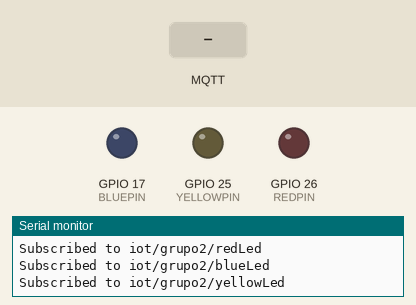
A sketch run on a simulated ESP32. Parts: output pins drawn as LEDs (lit = HIGH), the last lines printed to the serial monitor. The test bench sets the inputs (shaded band). WiFi joins after 1.5 s; servers stay silent unless stated; no MQTT or app messages arrive unless stated.

Above: at 2.7 s.
2.8 s: MQTT message "LED_ON" arrives on the first subscribed topic
At 3.9 s:
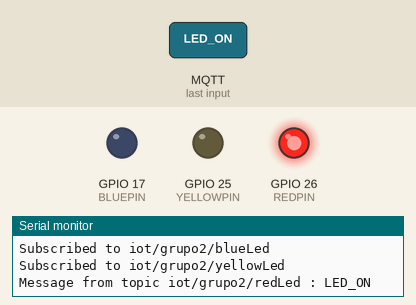
4.3 s: MQTT message "LED_ON" arrives on the second subscribed topic
At 5.5 s:
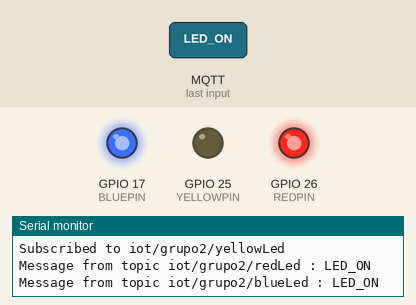
5.8 s: MQTT message "LED_OFF" arrives on the first subscribed topic
At 6.4 s:
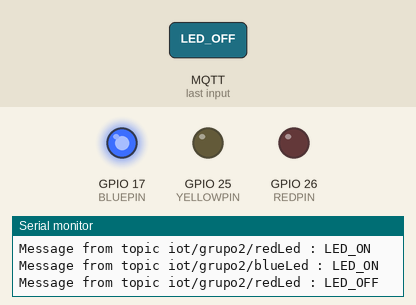
7.3 s: MQTT message "LED_ON" arrives on the third subscribed topic
At 8.5 s:
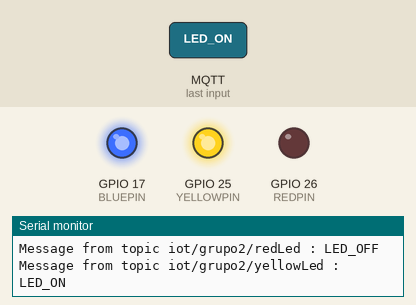
8.8 s: MQTT message "LED_OFF" arrives on the second subscribed topic
At 10.0 s:
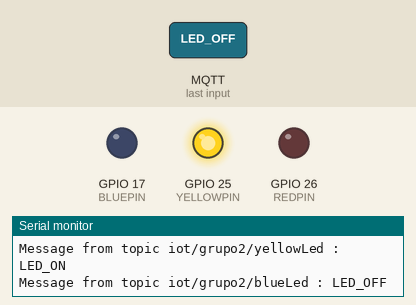
10.3 s: MQTT message "LED_ON" arrives on the first subscribed topic
At 11.1 s:
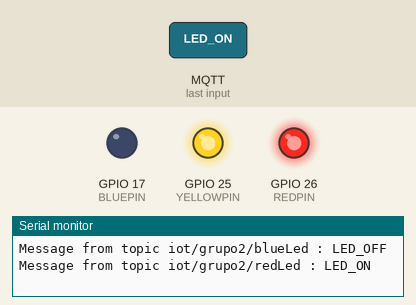
Timing chart, 0 to 12.8 s (numbered marks = the images above; inputs shaded):
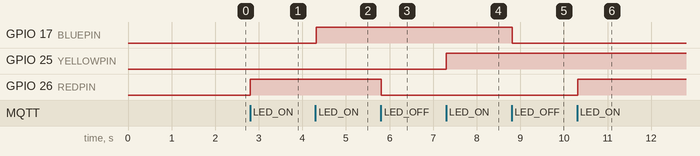

The sketch:

MQTTClientWIthLeds.ino
```cpp
#include <WiFi.h>
#include <PubSubClient.h>

const char* ssid = "POCO X4 Pro 5G";
const char* pass = "testwemos";

const char* MQTT_BROKER = "broker.hivemq.com";
const int MQTT_PORT = 1883;

const char* MQTT_CLIENT_ID = "grupo2_Leds";

const char* SUBSCRIBE_TOPIC_REDLED = "iot/grupo2/redLed";    // publish topic
const char* SUBSCRIBE_TOPIC_BLUELED = "iot/grupo2/blueLed";    // publish topic
const char* SUBSCRIBE_TOPIC_YELLOWLED = "iot/grupo2/yellowLed";    // publish topic

const int REDPIN=26;
const int BLUEPIN=17;
const int YELLOWPIN=25;

const int QoSLeds=1;

WiFiClient wifiClient;
PubSubClient mqttClient(wifiClient);

void turnLed(bool state,int ledPin)
{
      digitalWrite(ledPin, state);
}
void manageLedMessages(String instruction,int ledPin)
{
    if (instruction == "LED_ON")
    {
      turnLed(1, ledPin);
    }
    else if (instruction == "LED_OFF")
    {
      turnLed(0, ledPin);
    }
}

// PubSubClient callback function
void callback(const char* topic, byte* payload, unsigned int length) {
  String message;
  for (int i = 0; i < length; i++)
  {
    message += String((char) payload[i]);
  }
  Serial.println("Message from topic " + String(topic) + " : " + message);
  if (String(topic) == SUBSCRIBE_TOPIC_REDLED)
    manageLedMessages(message,REDPIN);
  else if (String(topic) == SUBSCRIBE_TOPIC_BLUELED)
    manageLedMessages(message,BLUEPIN);
  else if(String(topic) == SUBSCRIBE_TOPIC_YELLOWLED)
    manageLedMessages(message,YELLOWPIN);
}

boolean mqttClientConnect() {
  Serial.println("Connecting to " + String(MQTT_BROKER));
  if (mqttClient.connect(MQTT_CLIENT_ID))
  {
    Serial.println("Connected to " + String(MQTT_BROKER));

    mqttClient.subscribe(SUBSCRIBE_TOPIC_REDLED,QoSLeds);
    Serial.println("Subscribed to " + String(SUBSCRIBE_TOPIC_REDLED));
    mqttClient.subscribe(SUBSCRIBE_TOPIC_BLUELED,QoSLeds);
    Serial.println("Subscribed to " + String(SUBSCRIBE_TOPIC_BLUELED));
    mqttClient.subscribe(SUBSCRIBE_TOPIC_YELLOWLED,QoSLeds);
    Serial.println("Subscribed to " + String(SUBSCRIBE_TOPIC_YELLOWLED));
  }
  else
  {
    Serial.println("Can't connect to " + String(MQTT_BROKER));
  }
  return mqttClient.connected();
}

void setup() {
  pinMode(REDPIN, OUTPUT);
  pinMode(YELLOWPIN, OUTPUT);
  pinMode(BLUEPIN, OUTPUT);
  Serial.begin(115200);

  Serial.println("Connecting to " + String(ssid));
  WiFi.begin(ssid, pass);
  while (WiFi.status() != WL_CONNECTED) {
      delay(500);
      Serial.print(".");
  }
  Serial.println("");
  Serial.println("WiFi connected.");
  Serial.println("IP address: ");

  mqttClient.setServer(MQTT_BROKER, MQTT_PORT);
  mqttClient.setCallback(callback);
}

unsigned long previousConnectMillis = 0;
unsigned long previousPublishMillis = 0;

unsigned char counter = 0;

void loop() {
  unsigned long now = millis();
  if (!mqttClient.connected()) {
    if (now - previousConnectMillis >= 2000) {
      previousConnectMillis = now;
      if (mqttClientConnect()) previousConnectMillis = 0;
      else delay(1000);
    }
  }
  else { // mqtt is connected
    mqttClient.loop();
    delay(20);

    if (now - previousPublishMillis >= 10000) {
      previousPublishMillis = now;
    }
  }
}
```

Measured:
- after the input at 2.8 s, GPIO 26 (REDPIN): LOW → HIGH at once
- after the input at 4.3 s, GPIO 17 (BLUEPIN): LOW → HIGH at once
- after the input at 5.8 s, GPIO 26 (REDPIN): HIGH → LOW at once
- after the input at 7.3 s, GPIO 25 (YELLOWPIN): LOW → HIGH at once
- after the input at 8.8 s, GPIO 17 (BLUEPIN): HIGH → LOW at once
- after the input at 10.3 s, GPIO 26 (REDPIN): LOW → HIGH at once
